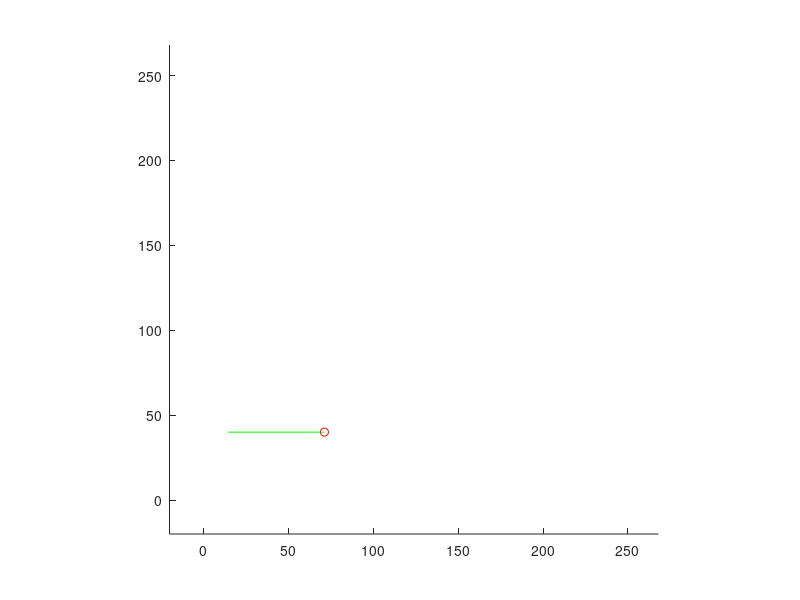

Here is the MATLAB script that generated this plot: (Note: this script raises an error after producing the figure.)
cla, clc, clear
max_dim = 248; %cm
hold all
axis([-20,max_dim+20,-20,max_dim+20])
axis square

% Wall structure [x1,y1;x2,y2] end points of line segment
outer_wall1 = [0,0;0,max_dim];
outer_wall2 = [0,0;max_dim,0];
outer_wall3 = [0,max_dim;max_dim,max_dim];
outer_wall4 = [max_dim,0;max_dim,max_dim];
outer_walls = [outer_wall1;outer_wall2;outer_wall3;outer_wall4];
% for iter = 1:2:length(outer_walls)
%     line(outer_walls(iter:iter+1,1),outer_walls(iter:iter+1,2))
% end
island_wall1 = [202,137;202,202];
island_wall2 = [118,137;118,202];
island_wall3 = [118,202;202,202];
island_wall4 = [164,137;202,137];
island_walls = [island_wall1;island_wall2;island_wall3;island_wall4];
% for iter = 1:2:length(island_walls)
%     line(island_walls(iter:iter+1,1),island_walls(iter:iter+1,2))
% end
lr_wall1 = [118,91;max_dim,91];
lr_wall2 = [118,45;118,0];
lr_walls = [lr_wall1;lr_wall2];
% for iter = 1:2:length(lr_walls)
%     line(lr_walls(iter:iter+1,1),lr_walls(iter:iter+1,2))
% end
ll_wall1 = [0,103;72,103];
ll_wall2 = [72,103;72,46];
ll_walls = [ll_wall1;ll_wall2];
% for iter = 1:2:length(ll_walls)
%     line(ll_walls(iter:iter+1,1),ll_walls(iter:iter+1,2))
% end
ur_wall1 = [72,157;72,max_dim];
ur_wall2 = [46,157;72,157];
ur_walls = [ur_wall1;ur_wall2];
% for iter = 1:2:length(ur_walls)
%     line(ur_walls(iter:iter+1,1),ur_walls(iter:iter+1,2))
% end
field_walls = [outer_walls;island_walls;lr_walls;ll_walls;ur_walls];


r_pose_start = [100,225,(pi/180)*(-90)];
r_pose = r_pose_start;
r_pose_est = r_pose;
num_readings = 36;
angle_increment = 10*(pi/180);
map_dim = 120;
v = 0;  % Linear Velocity
om = 0; % Angular Velocity
dt = 0.25; % Time step
path = [];
%map = ones(map_dim,map_dim);
%map = map*(1/(map_dim^2));
%map_f = zeros(map_dim,map_dim);
map = zeros(map_dim,map_dim);
pause(1)

% *** ITERATE THROUGH POSITIONS *** %
for t = 0:dt:5000
    cla
    laser_r = ones(length(field_walls)/2,num_readings);
    laser_r = laser_r.*1e3;

    for index = 1:num_readings
        angle = index*angle_increment + r_pose(3);
        for iter = 1:2:length(field_walls) % USING ASSUMPTION OF PARALLEL AND PERPENDICULAR WALLS
             if field_walls(iter,1) == field_walls(iter+1,1) % x components are the same
                 x_wall = field_walls(iter,1);
                 y_wall_proj = tan(angle)*(x_wall - r_pose(1)) + r_pose(2);
                 y_wall_max = max([field_walls(iter,2),field_walls(iter+1,2)]);
                 y_wall_min = min([field_walls(iter,2),field_walls(iter+1,2)]);
                 if (sign(cos(angle)) == sign(x_wall - r_pose(1))) || (tan(angle) > 1e10)
                     if (y_wall_proj <= y_wall_max) && (y_wall_proj >= y_wall_min) % if the projection lands on the wall
                        laser_r((iter+1)/2,index) = sqrt((x_wall - r_pose(1)).^2 + (y_wall_proj - r_pose(2)).^2);
                        %line(field_walls(iter:iter+1,1),field_walls(iter:iter+1,2),'Color','g')
                        %plot(x_wall, y_wall_proj,'r+')
                     end
                 end
             else % y components are the same
                 y_wall = field_walls(iter,2);
                 x_wall_proj = (y_wall - r_pose(2))/tan(angle) + r_pose(1);
                 x_wall_max = max([field_walls(iter,1),field_walls(iter+1,1)]);
                 x_wall_min = min([field_walls(iter,1),field_walls(iter+1,1)]);
                 if (sign(sin(angle)) == sign(y_wall - r_pose(2))) || (tan(angle) > 1e10)
                     if (x_wall_proj <= x_wall_max) && (x_wall_proj >= x_wall_min) % if the projection lands on the wall
                         if (angle == 90*(pi/180)) && (y_wall < r_pose(2))
                             continue 
                         end
                         if (angle == 270*(pi/180)) && (y_wall > r_pose(2))
                             continue 
                         end
                         laser_r((iter+1)/2,index) = sqrt((y_wall - r_pose(2)).^2 + (x_wall_proj - r_pose(1)).^2);
                         %line(field_walls(iter:iter+1,1),field_walls(iter:iter+1,2),'Color','r')
                         %plot(x_wall_proj, y_wall,'g+')
                     end
                 end
             end
        end
    end

    laser_rp = zeros(1,num_readings);
    for index = 1:num_readings
        laser_rp(index) = min(laser_r(:,index));
            laser_rp(index) = laser_rp(index) + 2*rand(1);
    end

    laser_xy = zeros(num_readings,2);
    for index = 1:num_readings
        angle = index*angle_increment + r_pose(3);
        laser_xy(index,:) = [laser_rp(index)*cos(angle) + r_pose(1),laser_rp(index)*sin(angle) + r_pose(2)];
    end

    %%% PLOT LASER LINES %%%
    for index = 1:num_readings
        %line([r_pose(1),laser_xy(index,1)],[r_pose(2),laser_xy(index,2)], 'Color','r')
        %plot(laser_xy(:,1),laser_xy(:,2), 'b.')
    end
    %%% Show special laser lines in different colors %%%
%    line([r_pose(1),laser_xy(36,1)],[r_pose(2),laser_xy(36,2)], 'Color','g') % Heading beam
     line([r_pose(2)/4 + 15,laser_xy(36,2)/4 + 15],[r_pose(1)/4 + 15,laser_xy(36,1)/4 + 15], 'Color','g') % Heading beam
    for index = [31]
        %%%line([r_pose(1),laser_xy(index,1)],[r_pose(2),laser_xy(index,2)], 'Color','r')
    end
    
    %%% DRAW WALLS %%%
    for iter = 1:2:length(field_walls)
        %line(field_walls(iter:iter+1,1),field_walls(iter:iter+1,2))
    end
    %%% PLOT ROBOT %%%
%    plot(r_pose(1)/8 + 15,r_pose(2)/8 + 15,'ro')
    plot(r_pose(2)/4 + 15,r_pose(1)/4 + 15,'ro')


    
    % *** Potential Field Navigation *** %
	vp = v;
    omp = om;
    [v, om] = PocLoc1(laser_rp);
    
    %%% MOTION NOISE %%%
    %v = v + .2*rand(1);
    %om = om + .01*rand(1);
    
    %%% MOTION DAMPENING %%%
    v = 0.1*v + 0.9*vp;
    om = 0.1*om + 0.9*omp;
    
    %%% MOTION MODEL %%%
    r_pose(3) = r_pose(3) + (om + 0.01*rand(1) + 0.01)*dt;
    r_pose(1) = r_pose(1) + (v + 0.2*rand(1) + 0.2)*cos(r_pose(3));
    r_pose(2) = r_pose(2) + (v + 0.2*rand(1) + 0.2)*sin(r_pose(3));
    
    r_pose_est(3) = r_pose(3) + om*dt;
    r_pose_est(1) = r_pose(1) + v*cos(r_pose(3));
    r_pose_est(2) = r_pose(2) + v*sin(r_pose(3));
   

%     %%% SLAM %%%
%     map = slam(laser_rp,r_pose_est,map);
%     axis([0, map_dim + 1,0,map_dim + 1])
%     map = (map/norm(map));
%     surf(map)

    %map_f = (map_f/norm(map_f));
    %map_f = map_f + map;
    %map_f = map_f.*map;
    %surf(map_f)
    
    map = classifier(laser_rp,r_pose_est);
    
%%% DRAW HYPOTHESE %%%
    for iter = 1:2:length(map)
        line(map(iter:iter+1,1),map(iter:iter+1,2))
    end
    pause(1/2048)
end

input('Press Enter to Filter Map: ')

map_fg = (map_f/norm(map_f));
map_fg = (map_fg > 0.02);
map_fg = double(map_fg);
cla
surf(map_fg)
